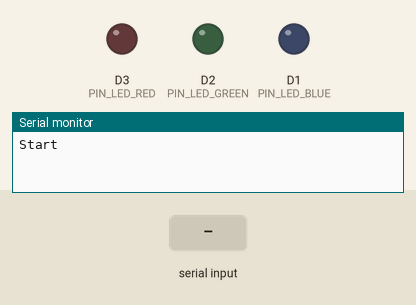
Recording of a sketch running on a simulated ESP8266 (NodeMCU). On the bench: output pins drawn as LEDs (lit = HIGH), the last lines printed to the serial monitor. Dashed ring = blinking. Inputs (shaded band) come from the test bench.

Above: at 1.2 s.
1.3 s: "1" received over Serial
At 3.15 s:
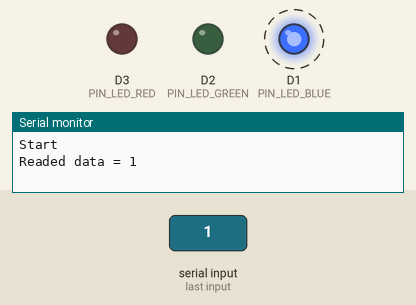
4.3 s: "2" received over Serial
At 6.15 s:
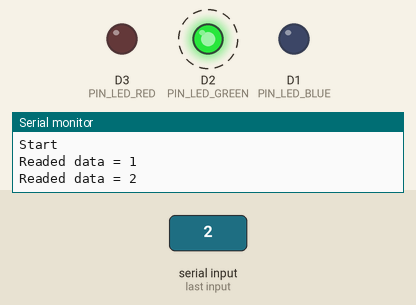
7.3 s: "3" received over Serial
At 9.15 s:
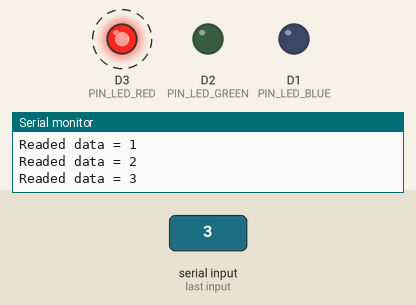
Timing chart, 0 to 10.7 s (numbered marks = the images above; inputs shaded):
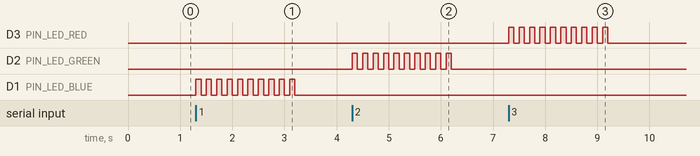

Measured:
- after the input at 1.3 s, D1 (PIN_LED_BLUE): alternates HIGH for 0.10 s and LOW for 0.10 s, 20 changes in all, then stays LOW, starting at once
- after the input at 4.3 s, D2 (PIN_LED_GREEN): alternates HIGH for 0.10 s and LOW for 0.10 s, 20 changes in all, then stays LOW, starting at once
- after the input at 7.3 s, D3 (PIN_LED_RED): alternates HIGH for 0.10 s and LOW for 0.10 s, 20 changes in all, then stays LOW, starting at once

The sketch:

22_Lab-05.ino
```cpp
const int PIN_LED_BLUE = D1;
const int PIN_LED_GREEN = D2;
const int PIN_LED_RED = D3;

int count;
int i;

// 프로그램 시작시 초기화 작업
void setup()
{
  Serial.begin(115200);     // 시리얼 통신 초기화
  pinMode(PIN_LED_BLUE, OUTPUT);
  pinMode(PIN_LED_GREEN, OUTPUT);
  pinMode(PIN_LED_RED, OUTPUT);

  count = 0;
  Serial.println("Start");
}

void loop() {
  char getChar;
  if (Serial.available())
  {
    getChar = Serial.read();
    Serial.print("Readed data = ");
    Serial.println(getChar);

    if ( getChar == '1' ) {
      for (i = 1; i <= 10; i++) {
        digitalWrite(PIN_LED_BLUE, HIGH);
        delay(100);
        digitalWrite(PIN_LED_BLUE, LOW);
        delay(100);
      }
    } else if ( getChar == '2' ) {
      for (i = 1; i <= 10; i++) {
        digitalWrite(PIN_LED_GREEN, HIGH);
        delay(100);
        digitalWrite(PIN_LED_GREEN, LOW);
        delay(100);
      }
    } else if ( getChar == '3' ) {
      for (i = 1; i <= 10; i++) {
        digitalWrite(PIN_LED_RED, HIGH);
        delay(100);
        digitalWrite(PIN_LED_RED, LOW);
        delay(100);
      }
      count = 0;
    }
  }
}
```
